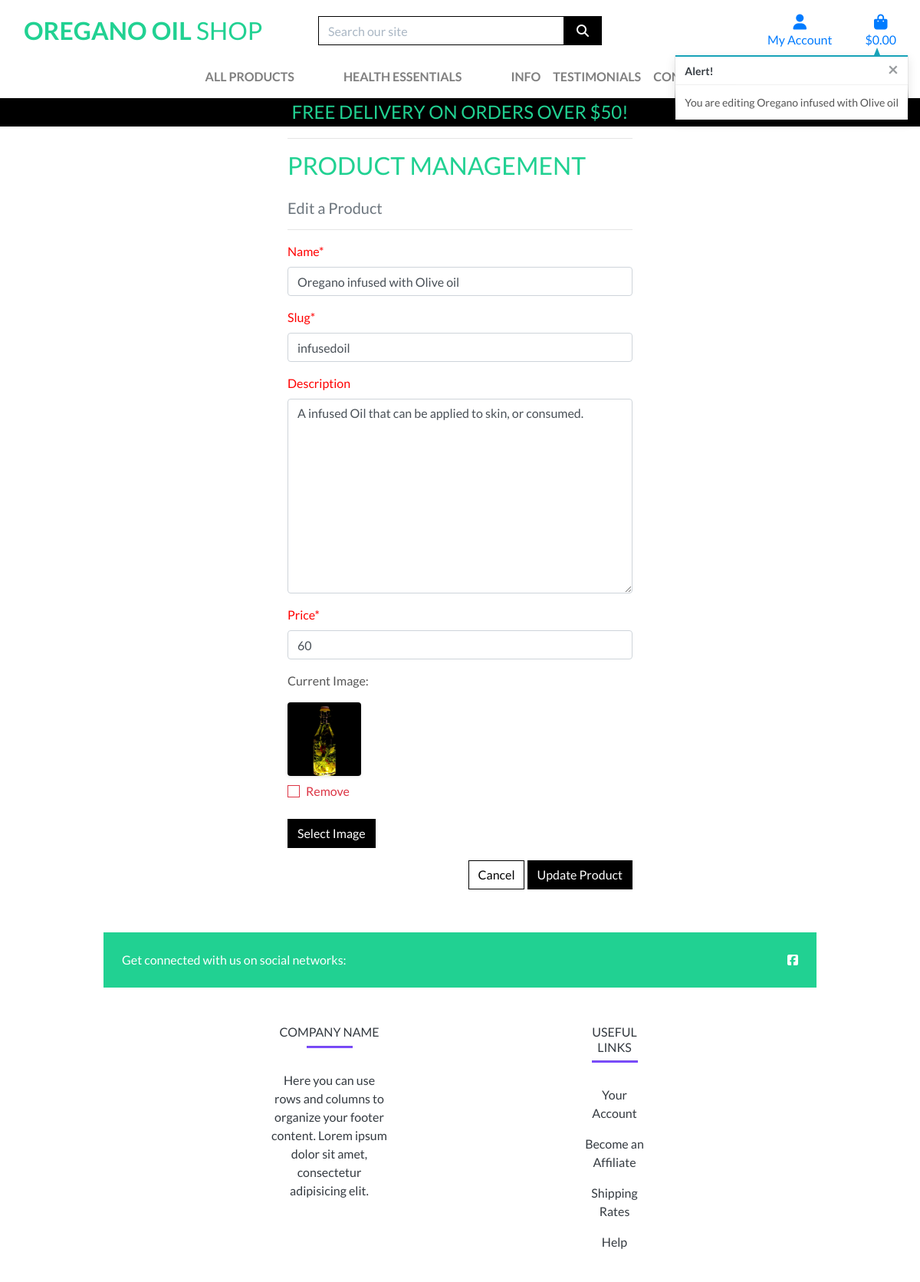
Page /products/edit/1/ (signed in) on the earlier database version.
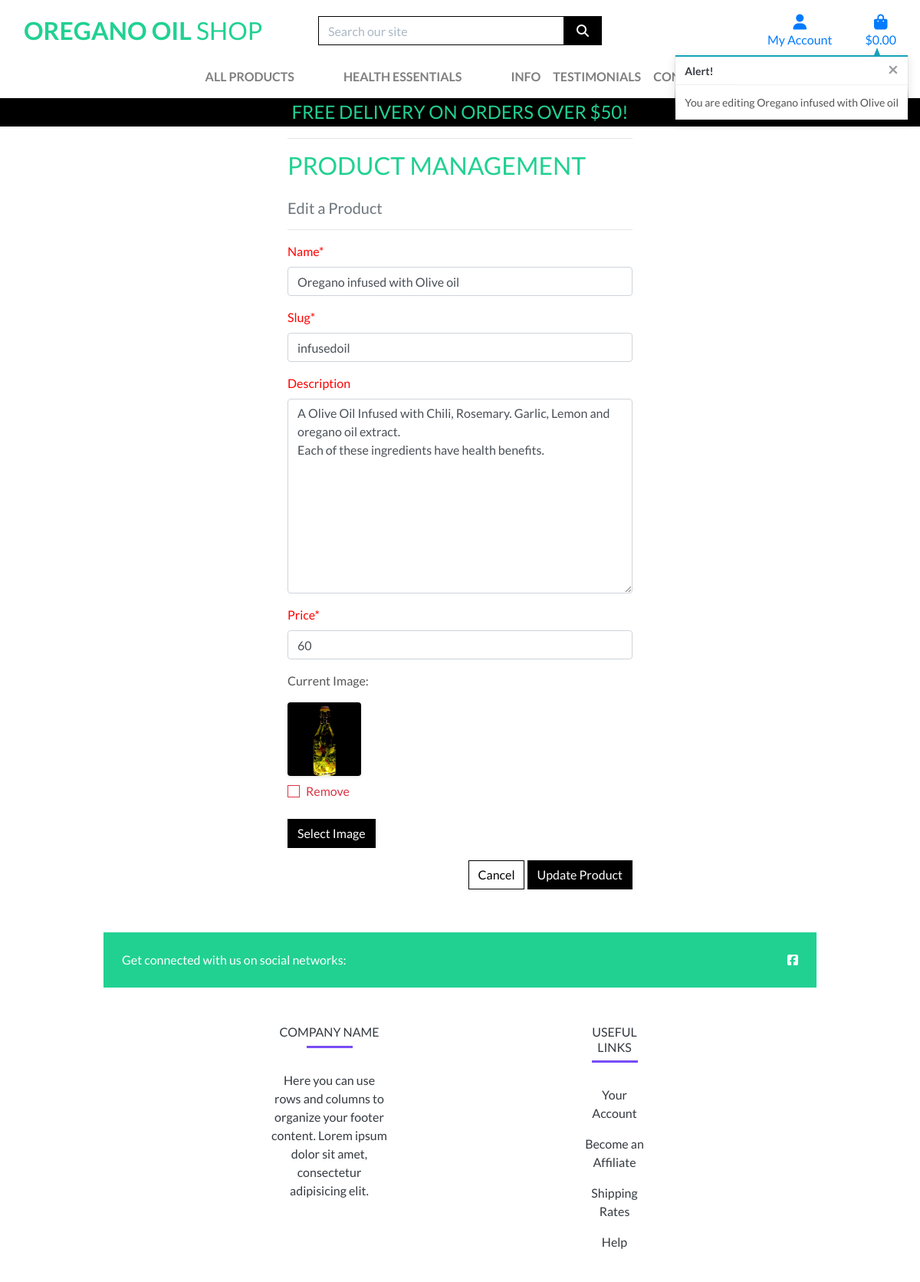
Same page on the later database version.
### products/models.py (models this page shows, shortened)
class Product(models.Model):
    name = models.CharField(max_length=255)
    slug = models.SlugField()
    description = models.TextField(blank=True, null=True)
    price = models.IntegerField()
    created_at = models.DateTimeField(auto_now_add=True)
    image = models.ImageField(upload_to='', default='media/images/default.jpg')
    class Meta:
        ordering = ('-created_at',)

### products/views.py (the view)
# urls.py: path('edit/<int:product_id>/', views.edit_product, name='edit_product'),
@login_required
def edit_product(request, product_id):
    product = get_object_or_404(Product, pk=product_id)
    if request.method == 'POST':
        form = ProductForm(request.POST, request.FILES, instance=product)
        if form.is_valid():
            form.save()
            messages.success(request, 'Successfully updated product!')
            return redirect(reverse('product_detail', args=[product.id]))
        else:
            messages.error(request, 'Failed to update product. Please ensure the form is valid.')
    else:
        form = ProductForm(instance=product)
        messages.info(request, f'You are editing {product.name}')
    template = 'products/edit_product.html'
    context = {
        'form': form,
        'product': product,
    }
    return render(request, template, context)

### products/forms.py
class ProductForm(forms.ModelForm):
    class Meta:
        model = Product
        fields = '__all__'
    image = forms.ImageField(label='Image', required=False, widget=CustomClearableFileInput)

### bag/contexts.py (called while the page is built, shortened)
def bag_contents(request):
    bag_items = []
    total = 0
    product_count = 0
    bag = request.session.get('bag', {})
    if total < settings.FREE_DELIVERY_THRESHOLD:
        delivery = total * Decimal(settings.STANDARD_DELIVERY_PERCENTAGE / 100)
        free_delivery_delta = settings.FREE_DELIVERY_THRESHOLD - total
    else:
        delivery = 0
        free_delivery_delta = 0
    grand_total = delivery + total
    context = {
        'bag_items': bag_items,
        'total': total,
        'product_count': product_count,
        'delivery': delivery,
        'free_delivery_delta': free_delivery_delta,
        'free_delivery_threshold': settings.FREE_DELIVERY_THRESHOLD,
        'grand_total': grand_total,
    }
    return context

### products/templates/products/edit_product.html (shortened to what this page needs)
{% extends "base.html" %}
{% load static %}
{% block page_header %}
    <div class="container header-container">
    </div>
{% endblock %}
{% block content %}
    <div class="container">
        <div class="row justify-content-center ">
            <div class="col-12 col-md-6">
                <hr>
                <h2 class="logo-font mb-4">Product Management</h2>
                <h5 class="text-muted">Edit a Product</h5>
                <hr>
            </div>
        </div>
        <div class="row justify-content-center">
            <div class="col-12 col-md-6">
                <form method="POST" action="{% url 'edit_product' product.id %}" class="form mb-2" enctype="multipart/form-data">
                    {% for field in form %}
                        {% if field.name != 'image' %}
                            {{ field | as_crispy_field }}
                        {% else %}
                            {{ field }}
                        {% endif %}
                    {% endfor %}
                    <div class="text-right">
                        <a class="btn btn-outline-black rounded-0" href="{% url 'products' %}">Cancel</a>
                        <button class="btn btn-black rounded-0" type="submit">Update Product</button>
                    </div>
                </form>
            </div>
        </div>
    </div>
{% endblock %}

Differences in the rows shown:
changed Product "Oregano infused with Olive oil": description "A infused Oil that can be applied to skin, or consumed." → "A Olive Oil Infused with Chili, Rosemary. Garlic, Lemon and oregano oil extract. Each of these ingredients have health benefits."
